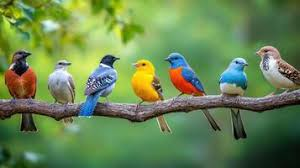
#> input picture Images/birds.jpg, 300 x 168 px
$ jupyter execute --allow-errors 'opencv and matplotlib.ipynb'
#> lines starting #> are read from the running program, lines starting #| are printed output that depends on the picture
[cell 1]
from matplotlib import pyplot as plt
import cv2

[cell 2]
path = r"C:\Amala\OpenCV_learning\Images\dogs2.jpg"
img = cv2.imread(path)
#> (the rest of this cell did not finish here and is left out)

[cell 3]
import cv2
path = r"C:\Amala\OpenCV_learning\Images\dogs2.jpg"
img = cv2.imread(path)
#> (the rest of this cell did not finish here and is left out)

[cell 4]
import cv2
path = r"C:\Amala\OpenCV_learning\Images\dogs2.jpg"
img = cv2.imread(path)
#> (the rest of this cell did not finish here and is left out)

[cell 5]
from matplotlib import pyplot as plt
import cv2

path = r"C:\Amala\OpenCV_learning\Images\dogs2.jpg"
img = cv2.imread(path)
#> (the rest of this cell did not finish here and is left out)

[cell 6]
path = r"C:\Amala\OpenCV_learning\Images\dogs2.jpg"
img = cv2.imread(path)
#> (the rest of this cell did not finish here and is left out)

[cell 7]
path = r"C:\Amala\OpenCV_learning\Images\dogs2.jpg"
gray_image = cv2.imread(path, 0)
#> (the rest of this cell did not finish here and is left out)

[cell 8]
from matplotlib import pyplot as plt
import cv2

path = "Images/dogs2.jpg"
image = cv2.imread(path)
#> (the rest of this cell did not finish here and is left out)

[cell 9]
img1 = cv2.imread("Images/dogs2.jpg")
img2 = cv2.imread("Images/birds.jpg")
#> img2 is the input picture: shape (168, 300, 3); mean B, G, R 82.1, 133.8, 105.2

#> (the rest of this cell did not finish here and is left out)

[cell 10]
img1 = cv2.imread("Images/dogs2.jpg")
img2 = cv2.imread("Images/birds.jpg")
img3 = cv2.imread("Images/fish.jpg")
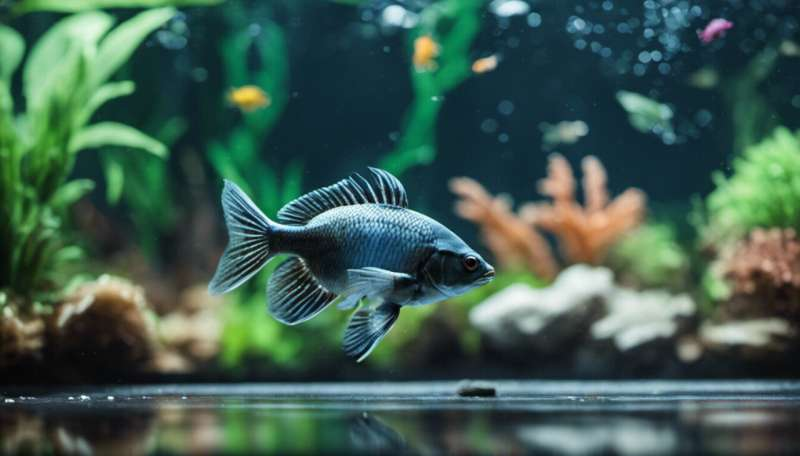
#> input picture Images/fish.jpg, 800 x 456 px
#> img3 is the input picture: shape (456, 800, 3); mean B, G, R 80.8, 92.2, 63.1
img4 = cv2.imread("Images/elephents.jpg")
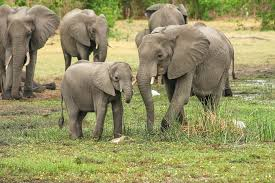
#> input picture Images/elephents.jpg, 275 x 183 px
#> img4 is the input picture: shape (183, 275, 3); mean B, G, R 99.6, 145.8, 149.2

#> (the rest of this cell did not finish here and is left out)

[cell 11]
img1 = cv2.imread("Images/dogs2.jpg")
img2 = cv2.imread("Images/birds.jpg")
img3 = cv2.imread("Images/fish.jpg")
img4 = cv2.imread("Images/elephents.jpg")
img5 = cv2.imread("Images/peacock.jpg")
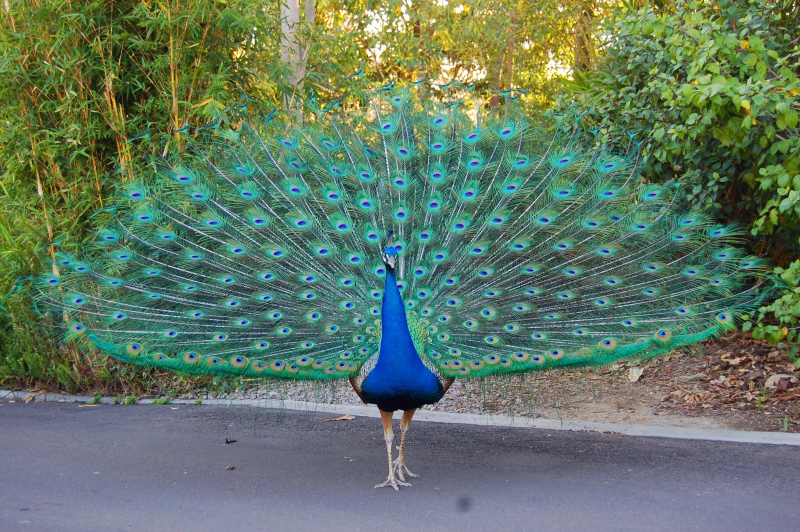
#> input picture Images/peacock.jpg, 1600 x 1064 px (shown at 1/2 size)
#> img5 is the input picture: shape (1064, 1600, 3); mean B, G, R 100.1, 120, 97.9
img6 = cv2.imread("Images/whitepeacock.jpg")
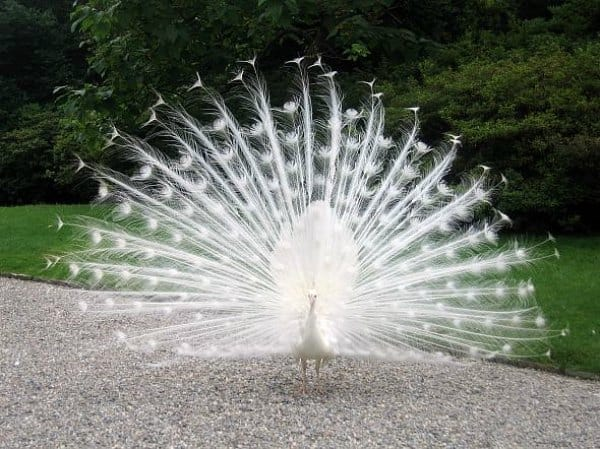
#> input picture Images/whitePeacock.jpg, 600 x 449 px, found by its file name
#> img6 is the input picture: shape (449, 600, 3); mean B, G, R 105.8, 115.5, 110.4

#> (the rest of this cell did not finish here and is left out)
